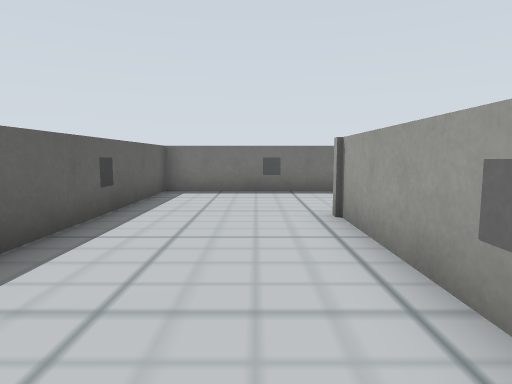
View 1 (above)

19 first-person views from a walk through a world built for the Gazebo simulator. The camera is 0.49 m above the floor, tilts 6° down and sees 75° across. The floor is counted in squares, 0.5 m on a side. Each view is taken from the middle of a square. On the plan, view 1 faces up. The plan holds only what a view shows up to about 12 squares ahead; the rest is blank. The place goes on beyond the plan.

View 2
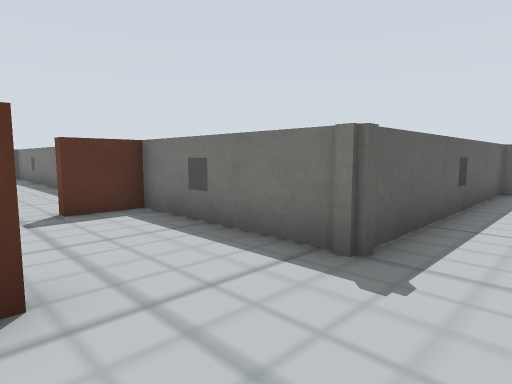

View 3
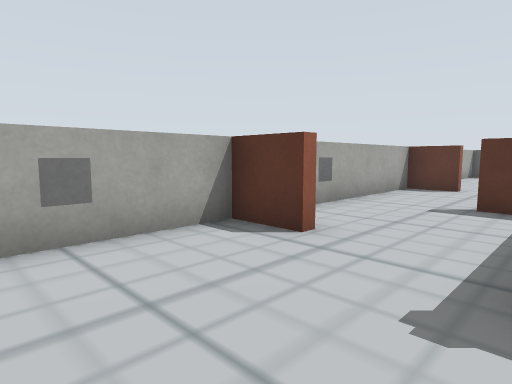

View 4
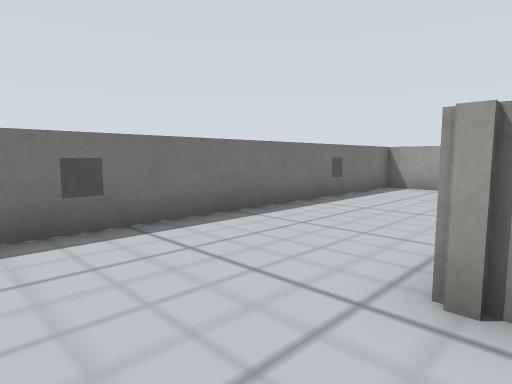

View 5
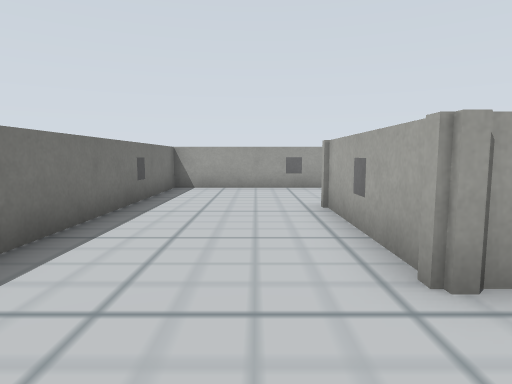

View 6
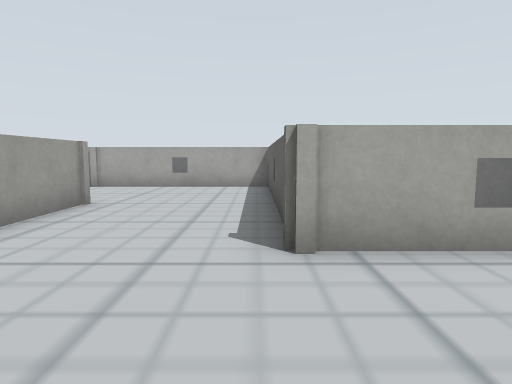

View 7
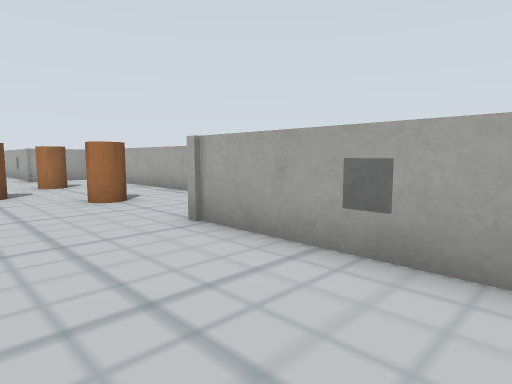

View 8
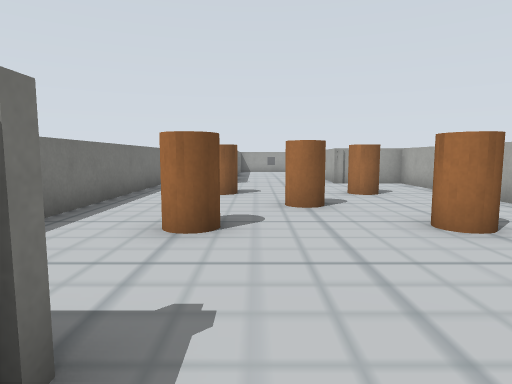

View 9
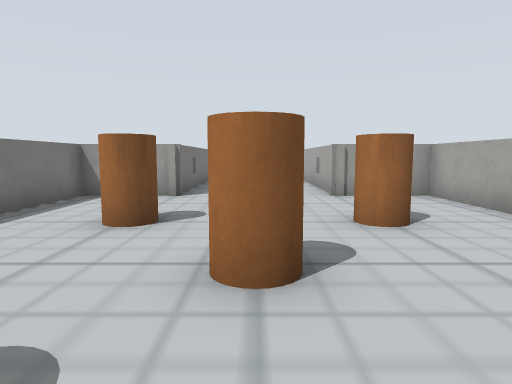

View 10
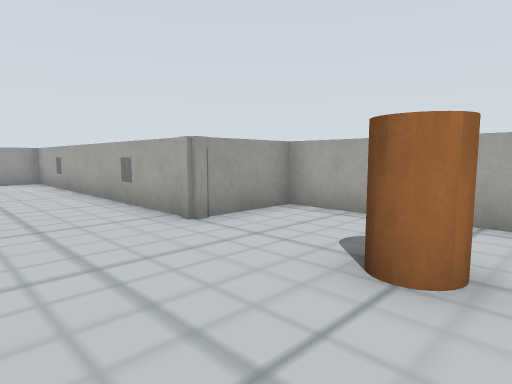

View 11
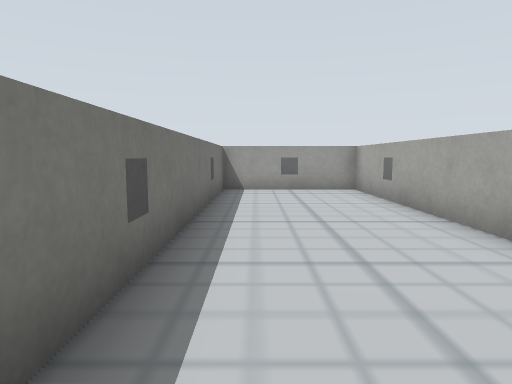

View 12
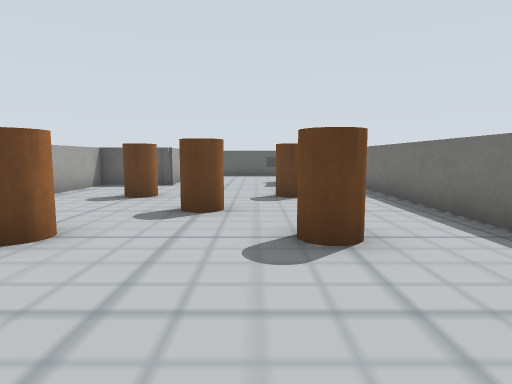

View 13
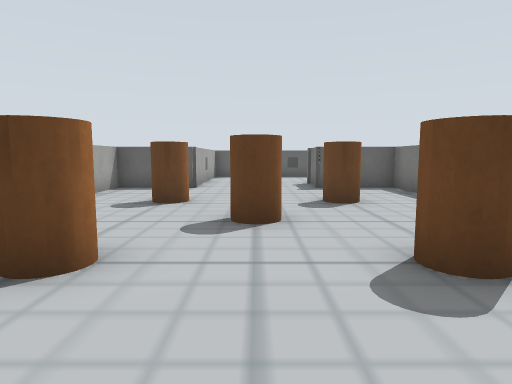

View 14
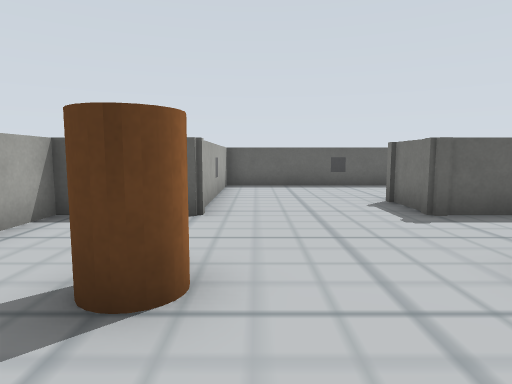

View 15
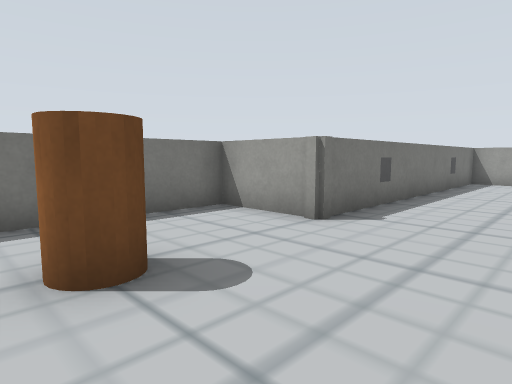

View 16
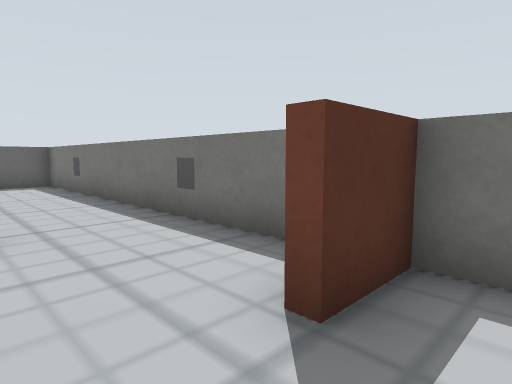

View 17
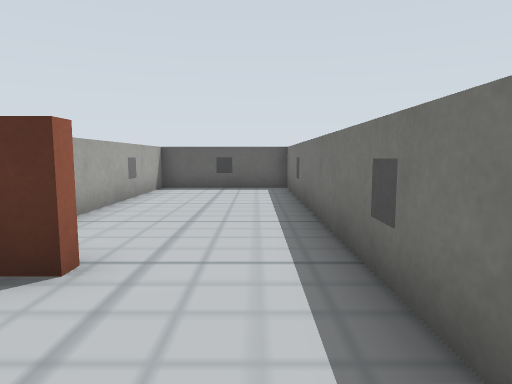

View 18
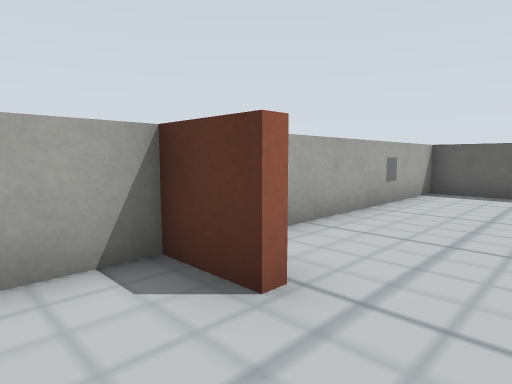

View 19
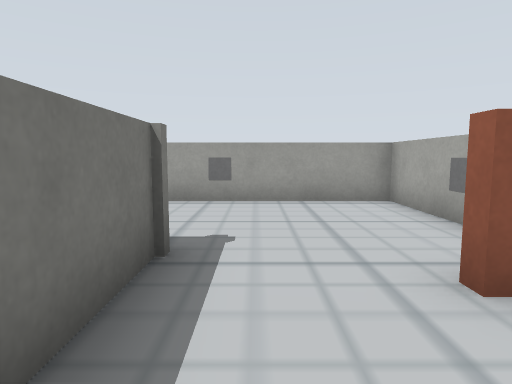

### Floor plan
Points are (right, up) in squares from view 1. A wall is a line through its corners. A room is listed if a view was taken in it or the views show most of it. See-through windows are left out.
Room 1 (views 1, 2, 3, 4, 5, 6, 7, 8, 9, 10, 11, 12, 13, 14, 15, 16, 17, 18, 19)
walls: (-3.5, -2) (1.4, -2) (1.4, 5.6) (5.6, 5.6) (5.6, -2) (11.4, -2) (11.4, -4.4) (22.4, -4.4) (22.4, -2) (32, -2) (32, 2) (22.4, 2) (22.4, 4.4) (11.4, 4.4) (11.4, 2) (9.6, 2) (9.6, 9.6) (-2.6, 9.6) (-2.6, 2) (-18.6, 2) (-18.6, -2) (-12.6, -2); (-10.8, -2) (-5.8, -2)
objects: beige box (-11, -1); beige box (-7, 1); beige box (-4, -1) to (-3, -1); orange cylinder (14, -2) to (15, -2); orange cylinder (14, 2) to (15, 2); orange cylinder (16, 0) to (17, 0); orange cylinder (19, -2); orange cylinder (19, 2)

Positions as (right, up) in squares from view 1, and headings:
1: (0, 0), facing up
2: (-1, -1), facing up-left
3: (0, 2), facing down-left
4: (-1, 5), facing up-right
5: (-1, 7), facing right
6: (6, 9), facing down
7: (7, 1), facing down-right
8: (10, 1), facing right
9: (14, 0), facing right
10: (18, 1), facing down-right
11: (22, 1), facing right
12: (23, 1), facing left
13: (22, 0), facing left
14: (17, -1), facing left
15: (18, -1), facing up-right
16: (-6, -1), facing up-left
17: (-8, 1), facing left
18: (-9, 1), facing down-left
19: (-6, 1), facing right
